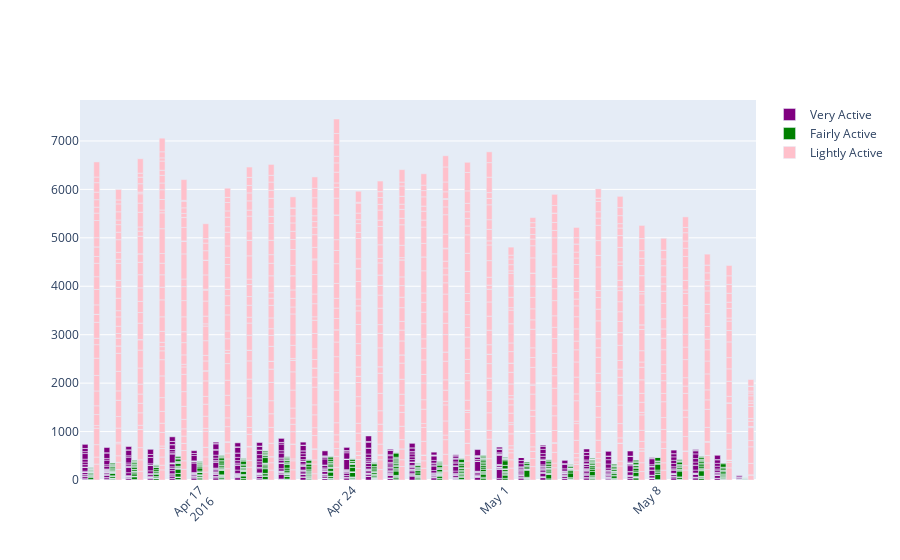

The notebook cell this image was saved under:
### Code cell
fig = go.Figure()
fig.add_trace(go.Bar(
    x=df["ActivityDate"],
    y=df["VeryActiveMinutes"],
    name='Very Active',
    marker_color='purple'
))
fig.add_trace(go.Bar(
    x=df["ActivityDate"],
    y=df["FairlyActiveMinutes"],
    name='Fairly Active',
    marker_color='green'
))
fig.add_trace(go.Bar(
    x=df["ActivityDate"],
    y=df["LightlyActiveMinutes"],
    name='Lightly Active',
    marker_color='pink'
))
fig.update_layout(barmode='group', xaxis_tickangle=-45)
fig.show()

### Figure 1 — Plotly figure (JSON) as saved in the notebook; plotly's stock layout.template omitted (floating-point values rounded to 4 significant figures; data arrays with more than 128 entries replaced by an {"elided": "..."} marker saying what was removed)
{"data": [{"marker": {"color": "purple"}, "name": "Very Active", "type": "bar", "x": {"elided": "940 str values"}, "y": {"elided": "940 int values"}}, {"marker": {"color": "green"}, "name": "Fairly Active", "type": "bar", "x": {"elided": "940 str values"}, "y": {"elided": "940 int values"}}, {"marker": {"color": "pink"}, "name": "Lightly Active", "type": "bar", "x": {"elided": "940 str values"}, "y": {"elided": "940 int values"}}], "layout": {"autosize": true, "barmode": "group", "xaxis": {"autorange": true, "range": ["2016-04-11 12:00", "2016-05-12 12:00"], "tickangle": -45, "type": "date"}, "yaxis": {"autorange": true, "range": [0, 7845.0], "type": "linear"}}}
